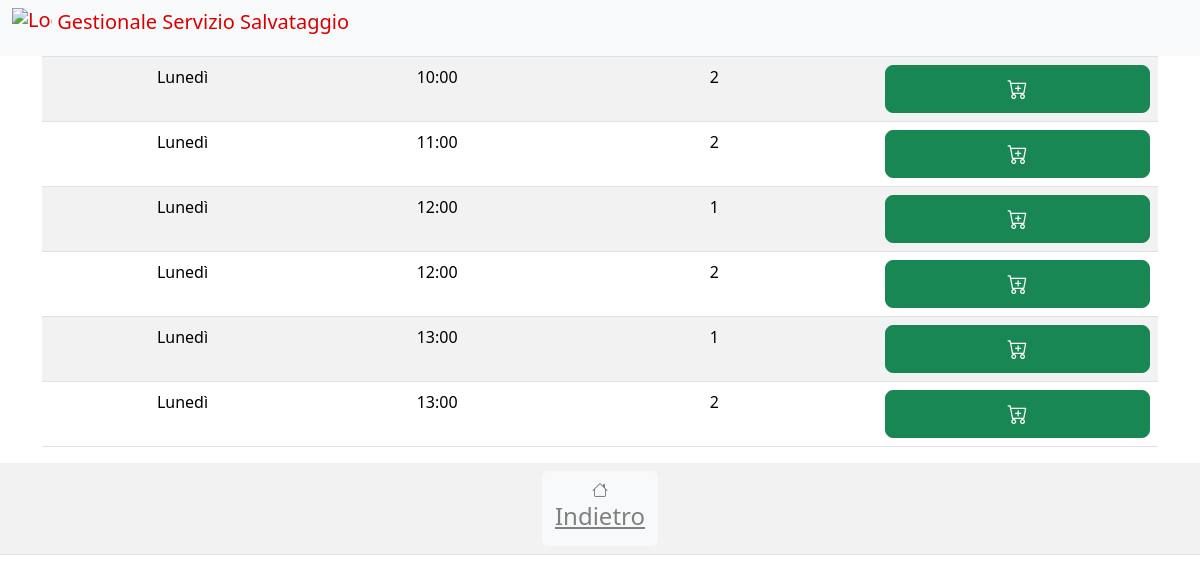
Page /html/aggiungiorariodipendente.php (signed in) on the committed database.
### tables this page shows
CREATE TABLE `ORARIO` (
  `Ora` varchar(5) NOT NULL,
  `Giorno` varchar(50) NOT NULL,
  `IdTorretta` int NOT NULL
);

### html/dbconnect.php (called while the page is built, shortened)
<?php
    class dbconnect {
        private $dbhost = 'localhost';
        private $username = 'user';
        private $password = 'psw';
        private $dbname = 'db_name';
        private $conn;
        public function __construct(){
            $this->conn = new mysqli($this->dbhost, $this->username, $this->password, $this->dbname);
        }
        public function query($sql){
            $result=$this->conn->query($sql);
            if ($result->num_rows > 0) {
                return $result;
            } else {
                return null;
            }
        }
    }
?>

### html/aggiungiorariodipendente.php (the view, shortened to what this page needs)
<?php
	include 'dbconnect.php';
    $CodiceFiscale=$_REQUEST['submit'];
?>
    <!DOCTYPE html>
    <html lang="it">
    <head>
        <link rel="stylesheet" href="https://cdn.jsdelivr.net/npm/bootstrap-icons@latest/font/bootstrap-icons.min.css">
        <link rel="stylesheet" href="https://cdn.jsdelivr.net/npm/bootstrap@latest/dist/css/bootstrap.min.css">
    </head>
    <header>
        <nav class="navbar navbar-expand-md navbar-light fixed-top bg-light">
            <div class="container-fluid">
                <div class="navbar-header">
                    <a class="navbar-brand mb-0 h1" href="#" style="color: #d90000;">
                        <img src="./img/logo.png" alt="Logo" width="40" height="40" class="d-inline-block align-text-top">
                        Gestionale Servizio Salvataggio
                    </a>
                </div>
            </div>
        </nav>
    </header>
    <body class="text-center">
        <div class="container">
            <?php
            $db = new dbconnect();
            $sql = "SELECT O.Ora, O.Giorno, O.IdTorretta FROM ORARIO AS O LEFT JOIN LAVORA AS L ON O.Ora = L.Ora AND O.Giorno = L.Giorno AND O.IdTorretta = L.IdTorretta WHERE L.CodiceFiscale IS NULL AND O.Ora NOT IN ( SELECT Ora FROM LAVORA WHERE Giorno = O.Giorno AND CodiceFiscale = '".$CodiceFiscale."' ) ORDER BY O.Giorno, O.Ora, O.IdTorretta;";
            $result = $db->query($sql);
            echo "<table class='table table-striped mt-3'>";
            echo "<thead><tr><th>Giorno</th><th>Ora</th><th>Torretta</th><th></th></tr></thead><tbody>";
            if ($result->num_rows > 0) {
                while($row = $result->fetch_assoc()) {
                    echo "<tr><td>" . $row["Giorno"] . "</td><td>" . $row["Ora"] ."</td><td>".$row["IdTorretta"]."</td><td><form action='' method='POST'><input type='hidden' name='codice_fiscale' value='".$CodiceFiscale."'><input type='hidden' name='Ora' value='".$row["Ora"]."'><input type='hidden' name='Giorno' value='".$row["Giorno"]."'><input type='hidden' name='Torretta' value='".$row["IdTorretta"]."'><button class='w-100 btn btn-lg btn-success' type='submit' name='aggiungi' value=''><i class='bi bi-cart-plus'></i></button></form></td></tr>";
                }
            } else {
                echo "<tr><td></td><td><h4>Nessun Orario trovato</h4></td><td></td></tr>";
            }
            echo "</tbody></table>";
            ?>
        </div>
            <table class="table table-striped mt-3">
            <tr>
            <td>
                <div type="button" class="well btn btn-light" style="color: gray">
                    <?php echo "<a href='orariodipendenti.php?submit=".$CodiceFiscale."' style='color: gray'>";?>
                    <i class="bi bi-house" style="color: gray"></i>
                    <h4>Indietro</h4>
                    </a>
                </div>
            </td>
            </tr>
        </table>
    </body>
    </html>

### rows in the picture
orario: Giorno "Lunedì", Ora "10:00", IdTorretta "2"
orario: Giorno "Lunedì", Ora "11:00", IdTorretta "2"
orario: Giorno "Lunedì", Ora "12:00", IdTorretta "1"
orario: Giorno "Lunedì", Ora "12:00", IdTorretta "2"
orario: Giorno "Lunedì", Ora "13:00", IdTorretta "1"
orario: Giorno "Lunedì", Ora "13:00", IdTorretta "2"
